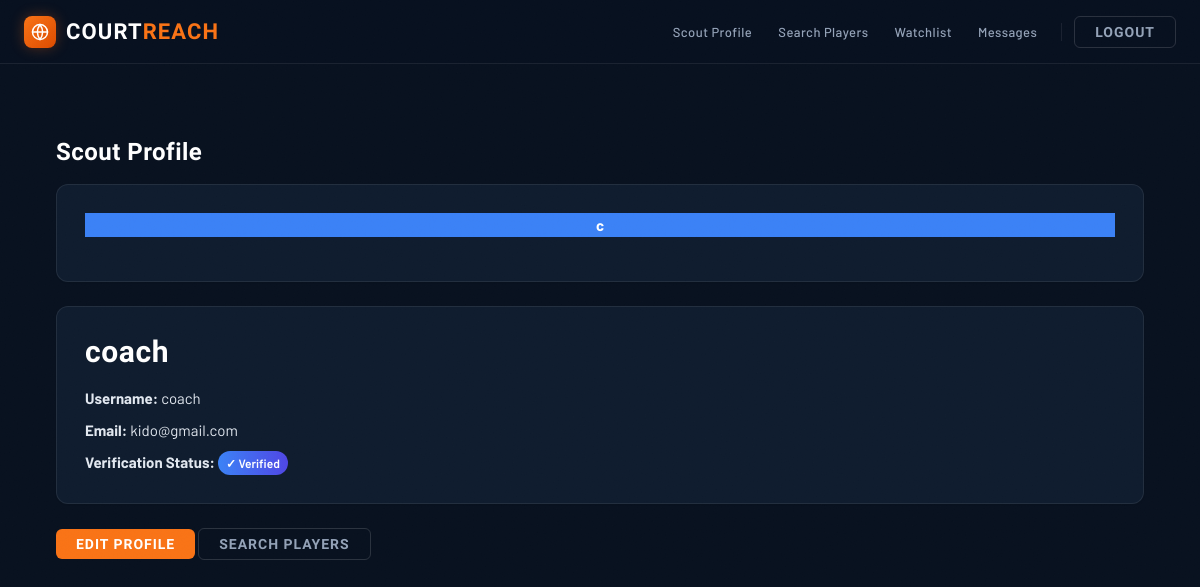
/accounts/scout/profile/ (signed in), run on the app's committed database.
### accounts/models.py (models this page shows, shortened)
class CustomUser(AbstractUser):
    PLAYER = 'PLAYER'
    SCOUT = 'SCOUT'
    ROLE_CHOICES = [
        (PLAYER, 'Player'),
        (SCOUT, 'Scout'),
    ]
    role = models.CharField(max_length=10, choices=ROLE_CHOICES)
    is_verified = models.BooleanField(default=False)
    profile_picture = models.ImageField(upload_to='scout_profiles/', null=True, blank=True)

### accounts/views.py (the view)
# urls.py: path('scout/profile/', views.scout_profile, name='scout_profile'),
@login_required
@user_passes_test(lambda u: u.role == 'SCOUT')
def scout_profile(request):
    return render(request, 'accounts/scout_profile.html', {'scout': request.user})

### messaging/context_processors.py (called while the page is built)
def unread_count(request):
    if request.user.is_authenticated:
        return {'unread_count': Message.objects.filter(receiver=request.user, is_read=False).count()}
    return {'unread_count': 0}

### accounts/templates/accounts/scout_profile.html
{% extends "core/base.html" %}
{% block content %}
<div class="container-max py-8">
    <h1 class="text-2xl font-bold mb-4">Scout Profile</h1>
    <div class="card mb-6">
        <div class="text-center">
            {% if scout.profile_picture %}
                <img src="{{ scout.profile_picture.url }}" alt="Profile" class="w-32 h-32 rounded-full mx-auto mb-4 object-cover">
            {% else %}
                <div class="w-32 h-32 rounded-full mx-auto mb-4 bg-blue-500 flex items-center justify-center">
                    <span class="text-4xl font-bold text-white">{{ scout.first_name|first|default:scout.username|first }}</span>
                </div>
            {% endif %}
        </div>
    </div>
    <div class="card mb-6">
        <h2 class="text-xl font-bold mb-4">{{ scout.get_full_name|default:scout.username }}</h2>
        <ul class="space-y-2">
            <li><strong>Username:</strong> {{ scout.username }}</li>
            <li><strong>Email:</strong> {{ scout.email }}</li>
            <li><strong>Verification Status:</strong>
                {% if scout.is_verified %}
                    <span class="badge-premium">✓ Verified</span>
                {% else %}
                    <span class="bg-yellow-100 text-yellow-800 px-3 py-1 rounded text-sm">Pending Verification</span>
                {% endif %}
            </li>
        </ul>
    </div>
    <div>
        <a href="{% url 'edit_scout_profile' %}" class="btn-brand">Edit Profile</a>
        {% if scout.is_verified %}
            <a href="{% url 'search_players' %}" class="btn-outline ml-2">Search Players</a>
        {% endif %}
    </div>
</div>
{% endblock %}

### core/templates/core/base.html (style rules this page uses)
:root { --c-bg: #08111f; --c-surface: #0f1c2e; --c-surface-2: #162336; --c-surface-3: #1a2a3f; --c-border: rgba(255, 255, 255, 0.08); --c-border-focus:rgba(249, 115, 22, 0.6); --c-accent: #f97316; --c-accent-dim: #7c2d12; --c-accent-glow: rgba(249, 115, 22, 0.3); --c-text: #e2e8f0; --c-muted: #64748b; --c-muted-light: #94a3b8; --c-placeholder: #4a5568; --nav-h: 64px; }
*, *::before, *::after { box-sizing: border-box; }
html, body { height: 100%; margin: 0; }
body { font-family: 'Barlow', sans-serif; font-size: 15px; background-color: var(--c-bg); color: var(--c-text); line-height: 1.6; -webkit-font-smoothing: antialiased; }
body::after { content: ''; position: fixed; inset: 0; pointer-events: none; z-index: 9999; opacity: 0.5; }
.btn-brand { display: inline-flex; align-items: center; gap: 0.375rem; font-family: 'Barlow Condensed', sans-serif; font-weight: 700; font-size: 0.875rem; letter-spacing: 0.07em; text-transform: uppercase; color: #fff !important; background: var(--c-accent); border: none; padding: 0.5rem 1.25rem; border-radius: 6px; cursor: pointer; text-decoration: none; line-height: 1; transition: background 0.18s, box-shadow 0.18s, transform 0.15s; white-space: nowrap; }
.btn-outline { display: inline-flex; align-items: center; gap: 0.375rem; font-family: 'Barlow Condensed', sans-serif; font-weight: 700; font-size: 0.875rem; letter-spacing: 0.07em; text-transform: uppercase; color: var(--c-muted-light) !important; background: transparent !important; border: 1px solid rgba(255, 255, 255, 0.14) !important; padding: 0.5rem 1.25rem !important; border-radius: 6px !important; cursor: pointer; text-decoration: none; line-height: 1; transition: color 0.18s, border-color 0.18s, background 0.18s; white-space: nowrap; }
.card { background: var(--c-surface); border: 1px solid var(--c-border); border-radius: 12px; padding: 1.75rem; }
h1, h2, h3, h4, h5, h6 { font-family: 'Barlow Condensed', sans-serif; color: #fff; line-height: 1.15; letter-spacing: 0.02em; margin-top: 0; }
a { color: var(--c-accent); }
h1 { font-size: clamp(1.75rem, 4vw, 3rem); color: #fff; }
h2 { font-size: clamp(1.35rem, 2.5vw, 2rem); color: #fff; }

### data on the page
CustomUser: first_name|first "c", get_full_name "coach", username "coach", email "kido@gmail.com"
